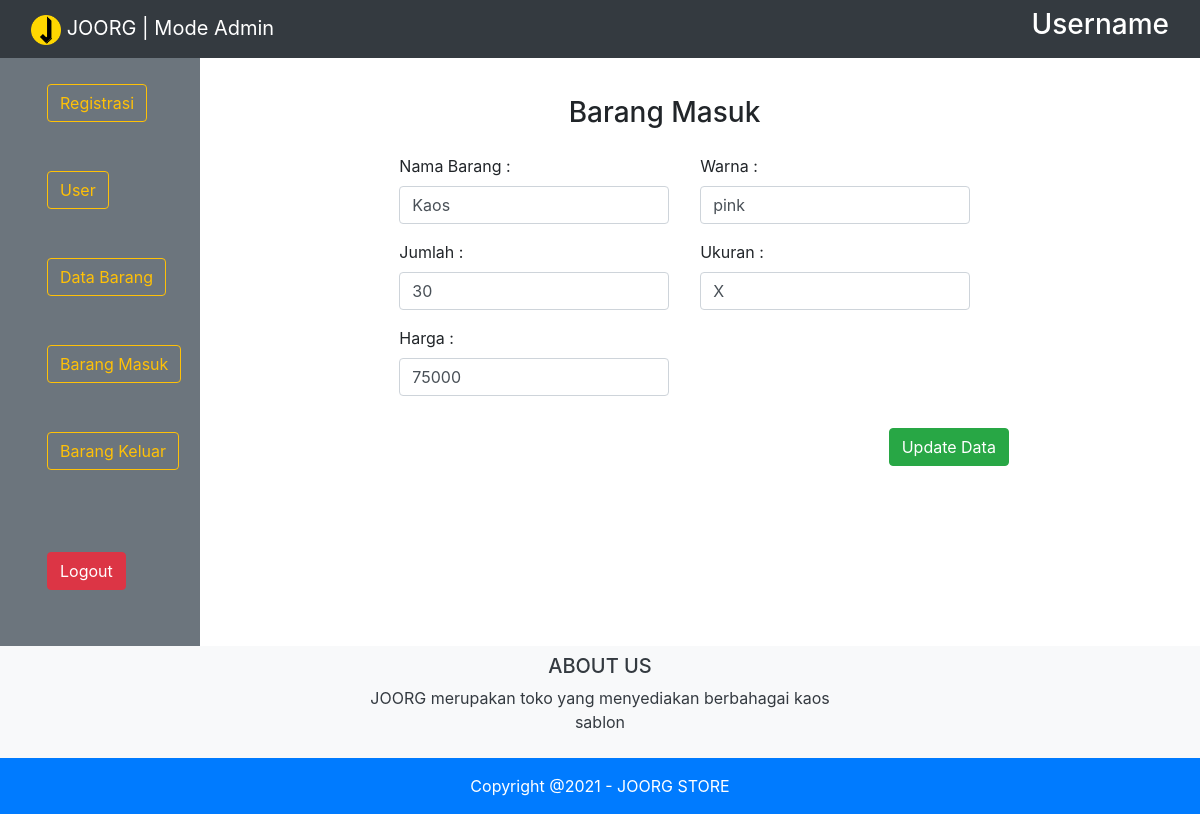
The page /editbarang.php?id=4 (signed in) on the database its author committed.
### tables this page shows
CREATE TABLE `tb_inventaris` (
  `id` int(255) NOT NULL,
  `Baju` varchar(256) NOT NULL,
  `Warna` varchar(256) NOT NULL,
  `Size` varchar(256) NOT NULL,
  `Jumlah` int(255) NOT NULL,
  `Harga` int(255) NOT NULL
);

### function.php (called while the page is built, shortened)
<?php
$conn = mysqli_connect('bariskode.online', 'bariskod', 'passforlife9', 'bariskod_joorg');
function query($query)
{
    global $conn;
    $result = mysqli_query($conn, $query);
    $rows = [];
    while ($row = mysqli_fetch_assoc($result)){
    $rows[] = $row;
    }
    return $rows;
   }
?>

### editbarang.php (the view, shortened to what this page needs)
<?php
require 'function.php';
$id = $_GET["id"];
$edt = query("SELECT * FROM tb_inventaris WHERE id = $id")[0];
   include 'navbar.php';
?>
<div class="col-md-8">
            <div class="container">
                <div class="row pl-5">
                    <div class="col-md-12 pl-5 justify-content-center">
                        <h3 class="text-center pl-5 mt-5">Barang Masuk</h3>
                    </div>
                </div>
                <form action="" method="post" class="form-group">
                    <div class="row mt-3 pl-5 justify-content-center">
                        <div class="col-md-2">
                        </div>
                        <div class="col-md-5 pl-3">
                            <label for="namaBarang">Nama Barang : </label>
                            <input type="text" class="form-control" name="namaBarang" value="<?php echo $edt['Baju']?>" placeholder="Nama Barang">
                        </div>
                        <div class="col-md-5 pl-3">
                            <label for="warna">Warna :</label>
                            <input type="text" class="form-control" name="warna" value="<?php echo $edt['Warna']?>" placeholder="Warna">
                        </div>
                    </div>
                    <div class="row mt-3 pl-5 justify-content-center">
                        <div class="col-md-2">
                        </div>
                        <div class="col-md-5 pl-3">
                            <label for="jumlah">Jumlah : </label>
                            <input type="numnber" class="form-control" name="jumlah" value="<?php echo $edt['Jumlah']?>" placeholder="Jumlah">
                        </div>
                        <div class="col-md-5 pl-3">
                            <label for="ukuran">Ukuran :</label>
                            <input type="text" class="form-control" name="ukuran" value="<?php echo $edt['Size']?>" placeholder="Ukuran">
                        </div>
                    </div>
                    <div class="row mt-3 pl-5 justify-content-center">
                        <div class="col-md-2">
                        </div>
                        <div class="form-group col-md-5 pl-3">
                            <label for="Harga"> Harga : </label>
                            <input type="number" class="form-control" name="harga" value="<?php echo $edt['Harga']?>" placeholder="Harga">
                        </div>
                        <div class="form-group col-md-5 pl-3">
                        </div>
                    </div>
                    <div class="row mt-3 pl-5 d-flex justify-content-end">
                        <div class="col-md-6 pl-5">
                        </div>
                        <div class="col-md-4 pl-5">
                        </div>
                        <div class="form-group col-md-2 pl-4">
                        <button type="submit" name="submit" class="btn btn-success">Update Data</button>
                        </div>
                    </div>
                </form>
            </div>
        </div>
    </div>
</div>
<div class="container-fluid">
    <div class="row justify-content-center bg-light text-dark">
        <div class="col-5 p-2">
            <h5 class="text-center">ABOUT US</h5>
            <p class="text-center">
                JOORG merupakan toko yang menyediakan berbahagai kaos sablon
            </p>
        </div>
    </div>
</div>
<footer class="bg-primary">
    <div class="text-white text-center pt-3 pb-3">
        Copyright @2021 - JOORG STORE
    </div>
</footer>
</body>
</html>

### rows shown on the page
tb_inventaris: namaBarang "Kaos", warna "pink", jumlah "30", ukuran "X", harga "75000"
